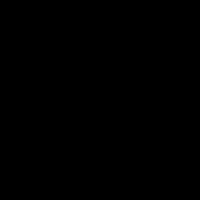
Frame 1 (no input)
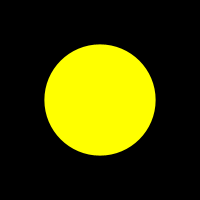
Frame 60 (the mouse pressed at the canvas centre just before this capture)
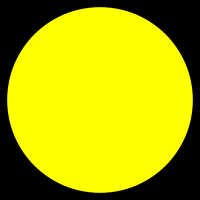
Frame 120 (the mouse held since frame 60 and released just before this capture)

The Processing sketch that drew these frames (run headless with seeded random() and noise(); from frame 60 on, the mouse is pressed at the canvas centre):

// Processing sketch: exercise_13_8
// ── exercise_13_8.pde
float ellipseSize = width;
float breathingAngle = 0;
float breathingIncrement = 0.01;

void setup () {
  size(200, 200);
}

void draw () {
  background(0);

  ellipseSize = map(sin(breathingAngle), 0, 1, 0, width);
  breathingAngle += breathingIncrement;

  noStroke();
  fill(255, 255, 0);
  ellipse(width/2, height/2, ellipseSize, ellipseSize);
}
